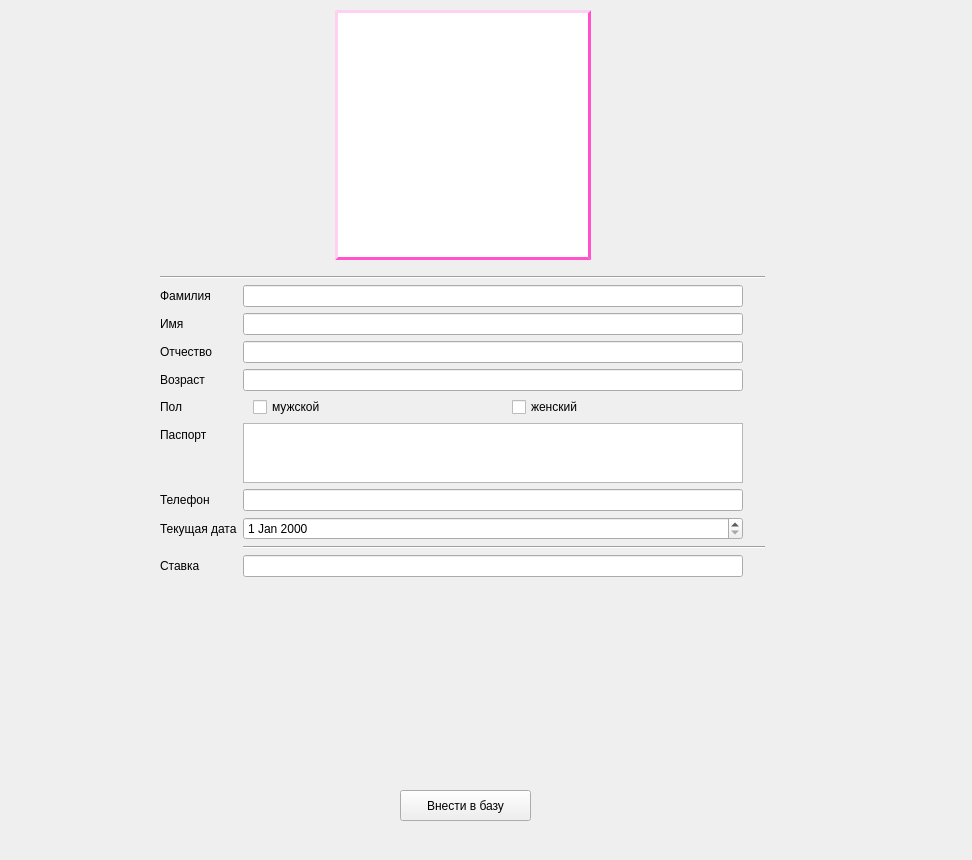
<?xml version="1.0" encoding="UTF-8"?>
<ui version="4.0">
 <class>Add_medStuff</class>
 <widget class="QWidget" name="Add_medStuff">
  <property name="geometry">
   <rect>
    <x>0</x>
    <y>0</y>
    <width>972</width>
    <height>860</height>
   </rect>
  </property>
  <property name="windowTitle">
   <string>Приём на работу: мед-персонал</string>
  </property>
  <property name="windowIcon">
   <iconset resource="resources.qrc">
    <normaloff>:/new/images/Materials/Icons 32x32/med.ico</normaloff>:/new/images/Materials/Icons 32x32/med.ico</iconset>
  </property>
  <widget class="QWidget" name="verticalLayoutWidget_2">
   <property name="geometry">
    <rect>
     <x>160</x>
     <y>10</y>
     <width>605</width>
     <height>761</height>
    </rect>
   </property>
   <layout class="QVBoxLayout" name="verticalLayout_2">
    <item>
     <layout class="QHBoxLayout" name="horizontalLayout_2">
      <item>
       <spacer name="horizontalSpacer_4">
        <property name="orientation">
         <enum>Qt::Horizontal</enum>
        </property>
        <property name="sizeType">
         <enum>QSizePolicy::Expanding</enum>
        </property>
        <property name="sizeHint" stdset="0">
         <size>
          <width>40</width>
          <height>20</height>
         </size>
        </property>
       </spacer>
      </item>
      <item>
       <widget class="QGraphicsView" name="image">
        <property name="sizePolicy">
         <sizepolicy hsizetype="Expanding" vsizetype="Expanding">
          <horstretch>0</horstretch>
          <verstretch>0</verstretch>
         </sizepolicy>
        </property>
        <property name="minimumSize">
         <size>
          <width>200</width>
          <height>200</height>
         </size>
        </property>
        <property name="maximumSize">
         <size>
          <width>400</width>
          <height>250</height>
         </size>
        </property>
        <property name="styleSheet">
         <string notr="true">border-style:outset;
border-width:3px;
border-color: rgb(255, 82, 203);

</string>
        </property>
        <property name="interactive">
         <bool>false</bool>
        </property>
       </widget>
      </item>
      <item>
       <spacer name="horizontalSpacer_5">
        <property name="orientation">
         <enum>Qt::Horizontal</enum>
        </property>
        <property name="sizeHint" stdset="0">
         <size>
          <width>40</width>
          <height>20</height>
         </size>
        </property>
       </spacer>
      </item>
     </layout>
    </item>
    <item>
     <spacer name="verticalSpacer">
      <property name="orientation">
       <enum>Qt::Vertical</enum>
      </property>
      <property name="sizeType">
       <enum>QSizePolicy::Minimum</enum>
      </property>
      <property name="sizeHint" stdset="0">
       <size>
        <width>20</width>
        <height>10</height>
       </size>
      </property>
     </spacer>
    </item>
    <item>
     <widget class="Line" name="line">
      <property name="orientation">
       <enum>Qt::Horizontal</enum>
      </property>
     </widget>
    </item>
    <item>
     <layout class="QFormLayout" name="formLayout">
      <item row="0" column="0">
       <widget class="QLabel" name="label">
        <property name="text">
         <string>Фамилия</string>
        </property>
       </widget>
      </item>
      <item row="0" column="1">
       <widget class="QLineEdit" name="surname">
        <property name="maximumSize">
         <size>
          <width>500</width>
          <height>16777215</height>
         </size>
        </property>
       </widget>
      </item>
      <item row="1" column="0">
       <widget class="QLabel" name="label_2">
        <property name="text">
         <string>Имя</string>
        </property>
       </widget>
      </item>
      <item row="1" column="1">
       <widget class="QLineEdit" name="name">
        <property name="maximumSize">
         <size>
          <width>500</width>
          <height>16777215</height>
         </size>
        </property>
       </widget>
      </item>
      <item row="2" column="0">
       <widget class="QLabel" name="label_3">
        <property name="text">
         <string>Отчество</string>
        </property>
       </widget>
      </item>
      <item row="2" column="1">
       <widget class="QLineEdit" name="fatherName">
        <property name="maximumSize">
         <size>
          <width>500</width>
          <height>16777215</height>
         </size>
        </property>
       </widget>
      </item>
      <item row="3" column="0">
       <widget class="QLabel" name="label_4">
        <property name="text">
         <string>Возраст</string>
        </property>
       </widget>
      </item>
      <item row="3" column="1">
       <widget class="QLineEdit" name="age">
        <property name="maximumSize">
         <size>
          <width>500</width>
          <height>16777215</height>
         </size>
        </property>
       </widget>
      </item>
      <item row="4" column="0">
       <widget class="QLabel" name="label_5">
        <property name="text">
         <string>Пол</string>
        </property>
       </widget>
      </item>
      <item row="4" column="1">
       <layout class="QHBoxLayout" name="horizontalLayout">
        <item>
         <spacer name="horizontalSpacer">
          <property name="orientation">
           <enum>Qt::Horizontal</enum>
          </property>
          <property name="sizeType">
           <enum>QSizePolicy::Fixed</enum>
          </property>
          <property name="sizeHint" stdset="0">
           <size>
            <width>10</width>
            <height>20</height>
           </size>
          </property>
         </spacer>
        </item>
        <item>
         <widget class="QCheckBox" name="male_box">
          <property name="text">
           <string>мужской</string>
          </property>
         </widget>
        </item>
        <item>
         <spacer name="horizontalSpacer_3">
          <property name="orientation">
           <enum>Qt::Horizontal</enum>
          </property>
          <property name="sizeType">
           <enum>QSizePolicy::Fixed</enum>
          </property>
          <property name="sizeHint" stdset="0">
           <size>
            <width>10</width>
            <height>20</height>
           </size>
          </property>
         </spacer>
        </item>
        <item>
         <widget class="QCheckBox" name="female_box">
          <property name="text">
           <string>женский</string>
          </property>
         </widget>
        </item>
        <item>
         <spacer name="horizontalSpacer_2">
          <property name="orientation">
           <enum>Qt::Horizontal</enum>
          </property>
          <property name="sizeType">
           <enum>QSizePolicy::Fixed</enum>
          </property>
          <property name="sizeHint" stdset="0">
           <size>
            <width>10</width>
            <height>10</height>
           </size>
          </property>
         </spacer>
        </item>
       </layout>
      </item>
      <item row="5" column="0">
       <widget class="QLabel" name="label_6">
        <property name="text">
         <string>Паспорт</string>
        </property>
       </widget>
      </item>
      <item row="5" column="1">
       <widget class="QTextEdit" name="pasport">
        <property name="sizePolicy">
         <sizepolicy hsizetype="MinimumExpanding" vsizetype="Expanding">
          <horstretch>0</horstretch>
          <verstretch>0</verstretch>
         </sizepolicy>
        </property>
        <property name="minimumSize">
         <size>
          <width>250</width>
          <height>60</height>
         </size>
        </property>
        <property name="maximumSize">
         <size>
          <width>500</width>
          <height>60</height>
         </size>
        </property>
       </widget>
      </item>
      <item row="6" column="0">
       <widget class="QLabel" name="label_10">
        <property name="text">
         <string>Телефон</string>
        </property>
       </widget>
      </item>
      <item row="6" column="1">
       <widget class="QLineEdit" name="phoneNumber">
        <property name="maximumSize">
         <size>
          <width>500</width>
          <height>16777215</height>
         </size>
        </property>
       </widget>
      </item>
      <item row="7" column="0">
       <widget class="QLabel" name="label_8">
        <property name="text">
         <string>Текущая дата</string>
        </property>
       </widget>
      </item>
      <item row="7" column="1">
       <widget class="QDateEdit" name="dateReg">
        <property name="maximumSize">
         <size>
          <width>500</width>
          <height>16777215</height>
         </size>
        </property>
       </widget>
      </item>
      <item row="8" column="1">
       <widget class="Line" name="line_2">
        <property name="orientation">
         <enum>Qt::Horizontal</enum>
        </property>
       </widget>
      </item>
      <item row="9" column="0">
       <widget class="QLabel" name="label_9">
        <property name="text">
         <string>Ставка</string>
        </property>
       </widget>
      </item>
      <item row="9" column="1">
       <widget class="QLineEdit" name="salary">
        <property name="enabled">
         <bool>true</bool>
        </property>
        <property name="maximumSize">
         <size>
          <width>500</width>
          <height>16777215</height>
         </size>
        </property>
        <property name="readOnly">
         <bool>false</bool>
        </property>
       </widget>
      </item>
      <item row="10" column="1">
       <spacer name="verticalSpacer_2">
        <property name="orientation">
         <enum>Qt::Vertical</enum>
        </property>
        <property name="sizeHint" stdset="0">
         <size>
          <width>20</width>
          <height>40</height>
         </size>
        </property>
       </spacer>
      </item>
     </layout>
    </item>
   </layout>
  </widget>
  <widget class="QPushButton" name="add_m">
   <property name="geometry">
    <rect>
     <x>400</x>
     <y>790</y>
     <width>131</width>
     <height>31</height>
    </rect>
   </property>
   <property name="maximumSize">
    <size>
     <width>140</width>
     <height>31</height>
    </size>
   </property>
   <property name="text">
    <string>Внести в базу</string>
   </property>
  </widget>
 </widget>
 <resources>
  <include location="resources.qrc"/>
 </resources>
 <connections/>
</ui>
